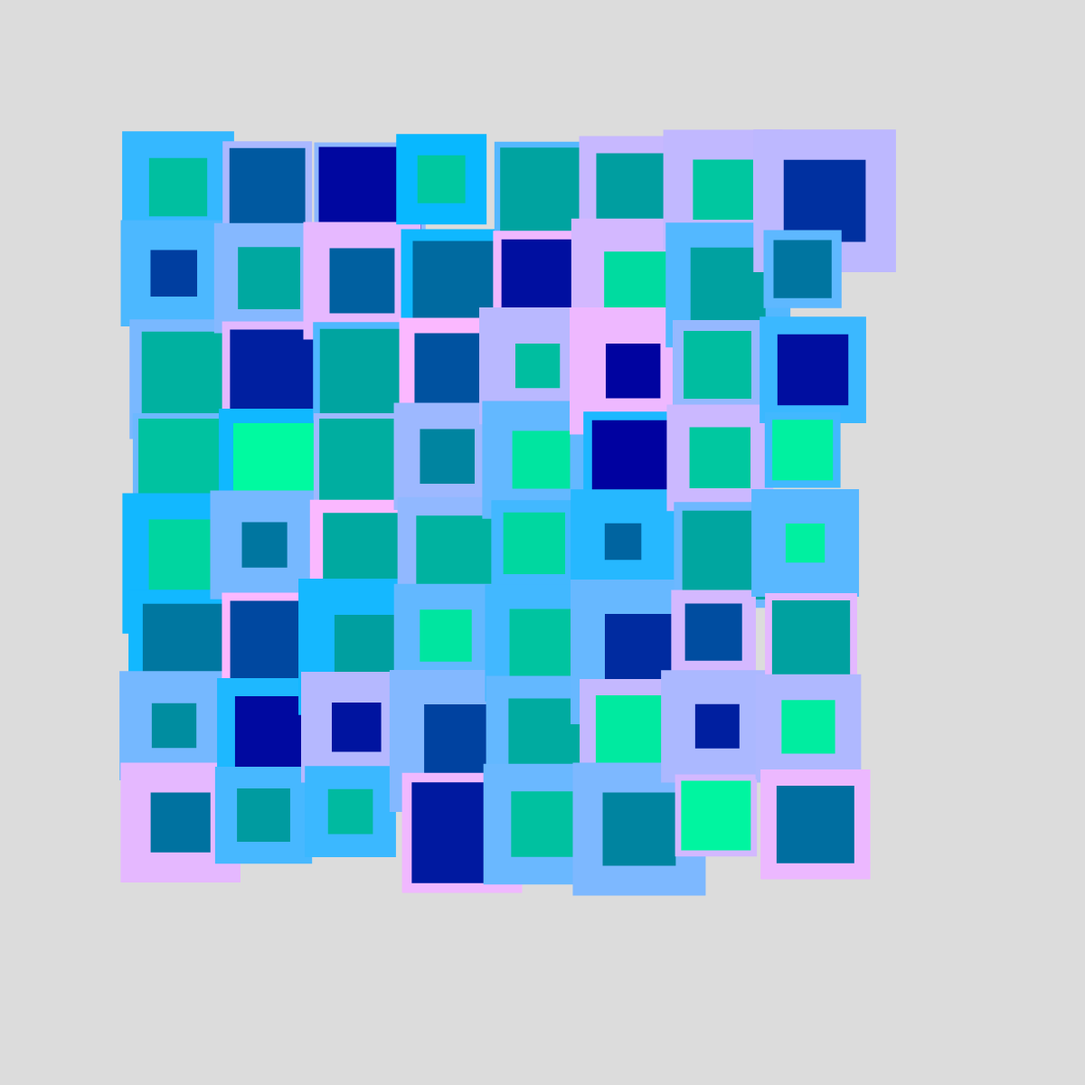
Frame 1 (no input)
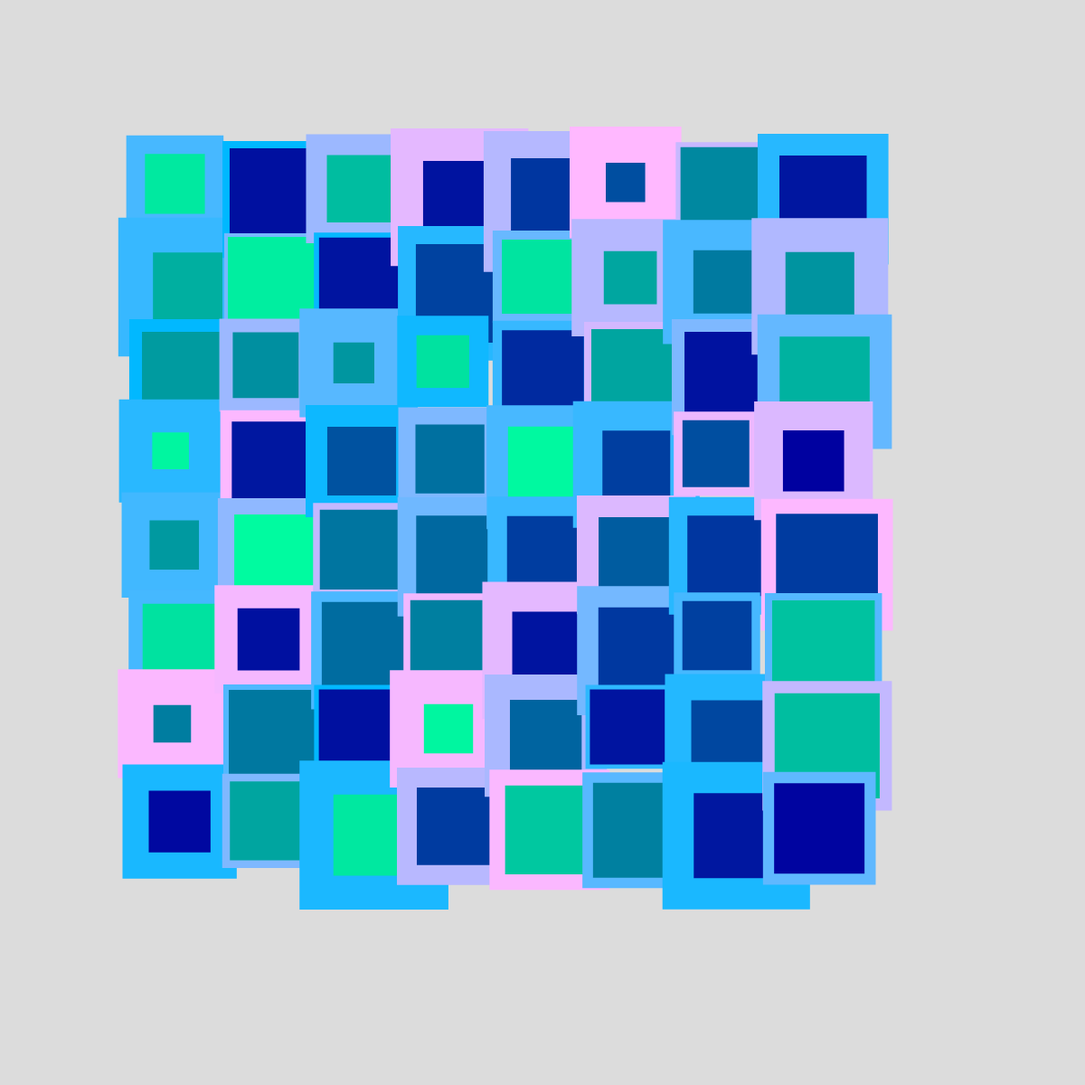
Frame 2 (the mouse pressed at the canvas centre, redrawn once)

The p5.js sketch that drew these frames (run headless with seeded random() and noise() and a simulated clock; the mouse was pressed at the canvas centre and the sketch redrawn once):

// p5.js sketch
// ── sketch.js
function setup() {
  createCanvas(1200, 1200);
  noLoop();
}

function draw() {
  background(220);

//pushing the grid out of the top left corner
translate(150,160)

for (let x = 0; x < 8; x += 1){
   for (let y = 0; y < 8; y+= 1){
    push();
      
      //move the drawing plan to
      //add a new rectangle
      translate(x * 100,y * 100);

      //line thickness
      strokeWeight( random(4,40) );

      //line color
      stroke(random(0,255),184,255);

      //fill color
      fill(0,random(0,255),160);

      //draw the rectangle
      rect(0,0,random(75,130));

      pop();  
    }
  }
}
